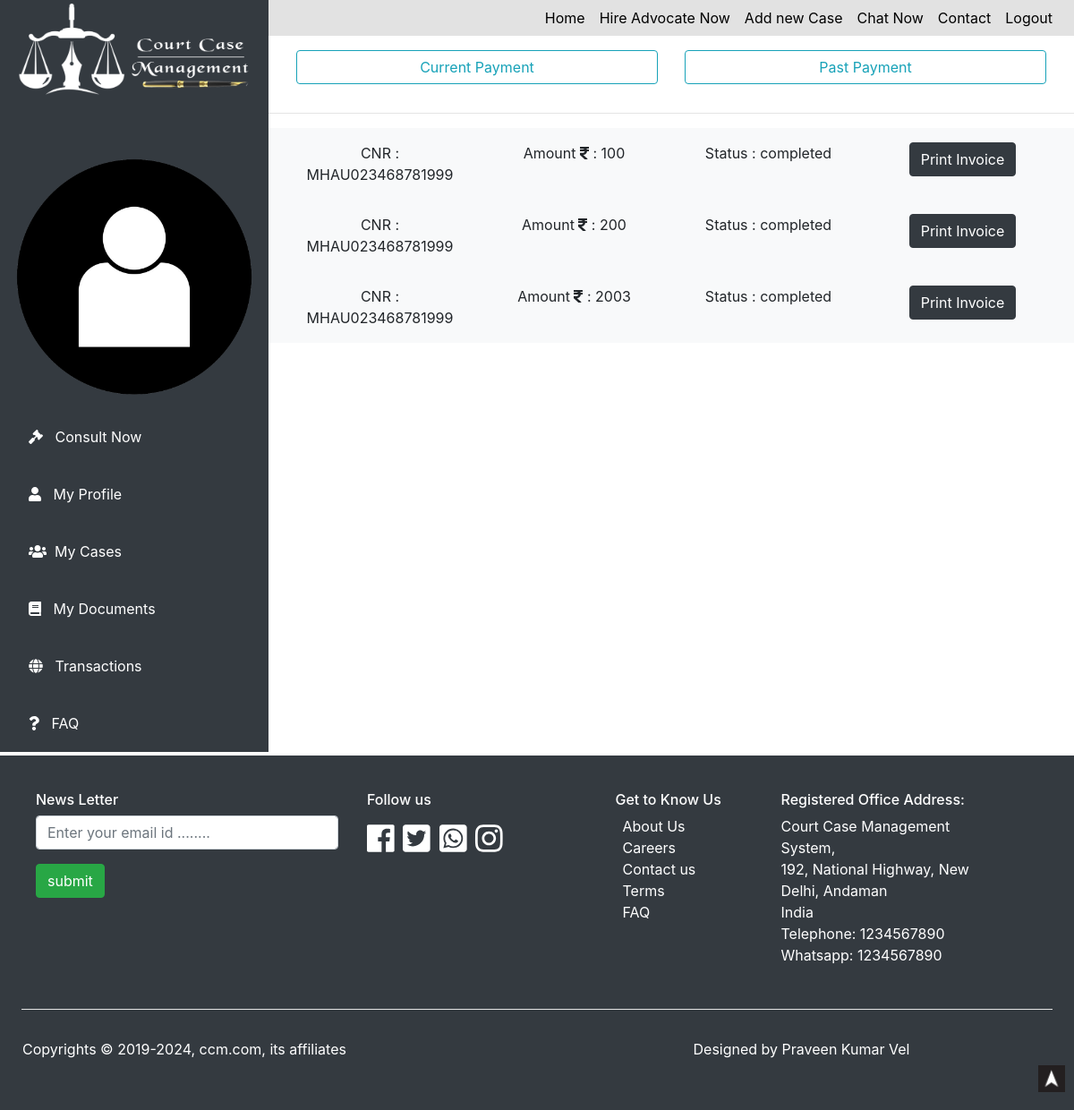
The app's page /court/past_payment.php (signed in) with its own data.
### tables this page shows
CREATE TABLE `transaction` (
  `sno` int(11) NOT NULL,
  `case_client_email` text NOT NULL,
  `advocate_id` int(11) NOT NULL,
  `payment_id` text NOT NULL,
  `cnr_number` text NOT NULL,
  `amount` text NOT NULL,
  `status` text NOT NULL,
  `date_time` datetime NOT NULL
);

### court/past_payment.php (the view, shortened to what this page needs)
<?php
include("functions.php");
?>
<!DOCTYPE html>
<html lang="en">
<head>
    <link rel="stylesheet" type="text/css" href="css/style.css">
    <link rel=stylesheet href=css/aos.css />
    <link rel="stylesheet" href="https://maxcdn.bootstrapcdn.com/bootstrap/4.0.0/css/bootstrap.min.css">
	<link rel="stylesheet" href="https://cdnjs.cloudflare.com/ajax/libs/font-awesome/4.7.0/css/font-awesome.min.css">
    <link rel="stylesheet" href="https://cdnjs.cloudflare.com/ajax/libs/animate.css/3.7.2/animate.min.css">
</head>
<body>
    <center>
<div id="dashboardfull" class="bg-white row">
    <div id="sidebar" class="sidenav bg-dark">
            <img src="images/logo.png" alt="">
            <img src="images/one.png" style="padding:0px;margin:0px;" alt="">
            <a href="consult_now.php"><i class="fa fa-gavel "> </i>&nbsp;&nbsp; Consult Now</a>
            <a href="user_profile.php"><i class="fa fa-user">  </i> &nbsp;&nbsp;My Profile</a>
            <a href="my_case.php"><i class="fa fa-users">  </i >&nbsp;&nbsp;My Cases</a>
            <a href="my_documents.php"><i class="fas fa-book">  </i> &nbsp;&nbsp;My Documents</a>
            <a href="my_transaction.php"><i class="fa fa-globe">  </i> &nbsp;&nbsp;Transactions</a>
            <a href="faq.php"> <i class="fa fa-question"> </i>&nbsp;&nbsp; FAQ</a>
    </div>
    <div id="dashboard">
    <div id="navbar" class="navbar navbar-expand-md navbar-light sticty-top">
        <div id="navbarRes" class="collapse navbar-collapse">
            <ul class="navbar-nav ml-auto">
               <center><li class="nav-item active"> <a href="user_dashboard.php" class="nav-link">Home</a> </li></center>
               <center><li class="nav-item active"> <a href="hire_lawer.php" class="nav-link">Hire Advocate Now</a> </li></center>
               <center><li class="nav-item active"> <a href="add_new_case.php" class="nav-link">Add new Case</a> </li></center>
               <center><li class="nav-item active"> <a href="chat_now.php" class="nav-link">Chat Now</a> </li></center>
               <center><li class="nav-item active"> <a href="contact.php" class="nav-link">Contact</a> </li></center>
               <center><li class="nav-item active"> <a href="logout.php" class="nav-link">Logout</a> </li></center>
            </ul>
        </div>
    </div>
    <div class="row container p-3">
        <div class="col-md">
            <a href="my_transaction.php" class="btn btn-outline-info form-control">Current Payment</a>
        </div>
        <div class="col-md">
            <a href="past_payment.php" class="btn btn-outline-info form-control">Past Payment</a>
        </div>
    </div>
    <hr>
    <?php
        $session_email = $_SESSION["useremail"];
        $cnr_select = "SELECT * FROM `transaction` WHERE  `case_client_email`='$session_email' AND `status`='completed' ";
        $cnr_result = mysqli_query($con,$cnr_select);
        while($transaction_fetch = mysqli_fetch_assoc($cnr_result))
        {
            $transaction_cnr_number = $transaction_fetch["cnr_number"];
            $transaction_amount = $transaction_fetch["amount"];
            $transaction_status = $transaction_fetch["status"];
            ?>
        <div class="row container bg-light p-3">
            <div class="col-md">
                CNR : <?php echo $transaction_cnr_number; ?>
            </div>
            <div class="col-md">
                Amount <i class="fas fa-rupee-sign"></i> : <?php echo $transaction_amount; ?>
            </div>
            <div class="col-md">
                Status : <?php echo $transaction_status; ?>
            </div>
            <div class="col-md">
             <a href="print_invoice.php?transaction_id=<?php echo $transaction_case_sno; ?>&cnr_number=<?php echo $cnr_number; ?>" class="btn btn-dark">Print Invoice</a>
            </div>
        </div>
        <?php
}
?>
</div>
</div>
</center>
<div id=footer class="mt-1 p-4 bg-dark text-white col">
<div class="row container">
<div id class="col-xl-4 col-lg-6 col-md-8 col-sm-10 p-3">
<h6 class=text-white>News Letter</h6>
<form action=subscribe_email.php method=post class=form-group>
<input type=email name=emailnews required class="form-control mt-2" placeholder="Enter your email id ........" id>
<input type=submit name=submitnews value=submit class="btn btn-success mt-3"> <br> <br>
</form>
</div>
<div id class="col-xl-3 col-lg-6 col-md-8 col-sm-10 p-3">
<h6 class=text-white>Follow us </h6>
<div id=social>
<a target=_block class=text-white href=#> <i class="fab fa-facebook"></i></a>
<a target=_block class=text-white href=#> <i class="fab fa-twitter-square"></i></a>
<a target=_block class=text-white href=#> <i class="fab fa-whatsapp-square"></i></a>
<a target=_block class=text-white href=#> <i class="fab fa-instagram"></i></a><span></div>
</div>
<div id class="col-xl-2 col-lg-6 col-md-8 col-sm-10 p-3">
<h6 class=text-white> Get to Know Us </h6>
<div class=ml-2>
<a target=_block href=about.php class=text-white>About Us </a> <br>
<a target=_block href=career.php class=text-white>Careers</a> <br>
<a target=_block href=contact.php class=text-white>Contact us</a> <br>
<a target=_block href=tems_conditions.php class=text-white>Terms</a> <br>
<a target=_block href=faq.php class=text-white>FAQ</a> <br>
</div>
</div>
<div id class="col-xl-3 col-lg-6 col-md-8 col-sm-10 p-3">
<h6 class=text-white>Registered Office Address: </h6>
<p class=text-white>
Court Case Management System,<br>
</b> 192, National Highway,
New Delhi, Andaman<br>
India<br>
Telephone: 1234567890<br/>
Whatsapp: 1234567890
</p>
</div>
</div>
<hr class=bg-white>
<div class=row>
<div id class="col-md p-3">
<p> Copyrights &copy; 2019-<?php echo date("Y") ?>, ccm.com, its affiliates</p>
</div>
<div id class="col-md p-3 text-center">
<p> Designed by Praveen Kumar Vel</p>
</div>
</div>
</div>
</body>
</html>
<div id=topbtn>
<a href=#header> <img src=images/top.png alt=topicon></a>
</div>

### court/css/style.css (style rules this page uses)
* { margin: 0px; padding: 0px; }
#topbtn { height: 30px; width: 30px; bottom: 20px; right: 10px; background-color: pink; position: fixed; }
#topbtn img { height: 100%; width: 100%; object-fit: cover; }
#navbar { background-color: #e2e2e2; }
#navbar a { color: #000 !important; }
.navbar { height: 40px; width: 100%; }
.navbar ul li a { transition: 1s; color: #fff !important; }
#social { font-size: 35px; }
#dashboardfull { width: 100%; height: auto; background: #000; }
#sidebar { width: 13%; background: #000; height: 100%; }
#dashboard { width: 87%; background: #fff; height: 100%; }
#sidebar a { width: 100%; }
.sidenav a { padding: 8px 8px 8px 32px; text-decoration: none; font-size: 16px; color: #ffffff; display: block; transition: 0.3s; padding-top: 20px; padding-bottom: 20px; text-align: left; }
#sidebar img { width: 100%; margin-bottom: 50px; }
@media screen and (min-width:769px) and (max-width:1200px) { #sidebar { width: 25%; background: #000; height: 100%; } }
@media screen and (min-width:769px) and (max-width:1200px) { #dashboard { width: 75%; background: #fff; height: 100%; } }

### records on screen
transaction: cnr_number "MHAU023468781999", amount "100", status "completed"
transaction: cnr_number "MHAU023468781999", amount "200", status "completed"
transaction: cnr_number "MHAU023468781999", amount "2003", status "completed"
